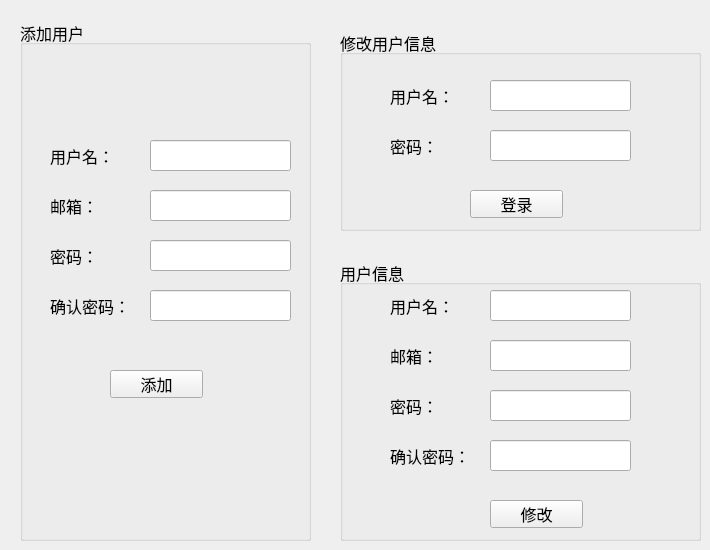
    <widget class="QWidget" name="tab_3">
     <attribute name="title">
      <string>页</string>
     </attribute>
     <widget class="QGroupBox" name="groupBox_2">
      <property name="geometry">
       <rect>
        <x>20</x>
        <y>20</y>
        <width>291</width>
        <height>521</height>
       </rect>
      </property>
      <property name="font">
       <font>
        <pointsize>12</pointsize>
       </font>
      </property>
      <property name="title">
       <string>添加用户</string>
      </property>
      <widget class="QLabel" name="label_3">
       <property name="geometry">
        <rect>
         <x>30</x>
         <y>120</y>
         <width>71</width>
         <height>31</height>
        </rect>
       </property>
       <property name="text">
        <string>用户名：</string>
       </property>
      </widget>
      <widget class="QLabel" name="label_4">
       <property name="geometry">
        <rect>
         <x>30</x>
         <y>170</y>
         <width>71</width>
         <height>31</height>
        </rect>
       </property>
       <property name="text">
        <string>邮箱：</string>
       </property>
      </widget>
      <widget class="QLabel" name="label_18">
       <property name="geometry">
        <rect>
         <x>30</x>
         <y>220</y>
         <width>71</width>
         <height>31</height>
        </rect>
       </property>
       <property name="text">
        <string>密码：</string>
       </property>
      </widget>
      <widget class="QLabel" name="label_25">
       <property name="geometry">
        <rect>
         <x>30</x>
         <y>270</y>
         <width>101</width>
         <height>31</height>
        </rect>
       </property>
       <property name="text">
        <string>确认密码：</string>
       </property>
      </widget>
      <widget class="QLineEdit" name="lineEdit_username">
       <property name="geometry">
        <rect>
         <x>130</x>
         <y>120</y>
         <width>141</width>
         <height>31</height>
        </rect>
       </property>
      </widget>
      <widget class="QLineEdit" name="lineEdit_email">
       <property name="geometry">
        <rect>
         <x>130</x>
         <y>170</y>
         <width>141</width>
         <height>31</height>
        </rect>
       </property>
      </widget>
      <widget class="QLineEdit" name="lineEdit_password">
       <property name="geometry">
        <rect>
         <x>130</x>
         <y>220</y>
         <width>141</width>
         <height>31</height>
        </rect>
       </property>
       <property name="echoMode">
        <enum>QLineEdit::Password</enum>
       </property>
      </widget>
      <widget class="QLineEdit" name="lineEdit_password_ture">
       <property name="geometry">
        <rect>
         <x>130</x>
         <y>270</y>
         <width>141</width>
         <height>31</height>
        </rect>
       </property>
       <property name="echoMode">
        <enum>QLineEdit::Password</enum>
       </property>
      </widget>
      <widget class="QPushButton" name="pushButton_user_add">
       <property name="geometry">
        <rect>
         <x>90</x>
         <y>350</y>
         <width>93</width>
         <height>28</height>
        </rect>
       </property>
       <property name="text">
        <string>添加</string>
       </property>
      </widget>
     </widget>
     <widget class="QGroupBox" name="groupBox_3">
      <property name="geometry">
       <rect>
        <x>340</x>
        <y>30</y>
        <width>361</width>
        <height>201</height>
       </rect>
      </property>
      <property name="font">
       <font>
        <pointsize>12</pointsize>
       </font>
      </property>
      <property name="title">
       <string>修改用户信息</string>
      </property>
      <widget class="QLineEdit" name="lineEdit_password_login">
       <property name="geometry">
        <rect>
         <x>150</x>
         <y>100</y>
         <width>141</width>
         <height>31</height>
        </rect>
       </property>
       <property name="echoMode">
        <enum>QLineEdit::Password</enum>
       </property>
      </widget>
      <widget class="QLineEdit" name="lineEdit_username_login">
       <property name="geometry">
        <rect>
         <x>150</x>
         <y>50</y>
         <width>141</width>
         <height>31</height>
        </rect>
       </property>
      </widget>
      <widget class="QLabel" name="label_26">
       <property name="geometry">
        <rect>
         <x>50</x>
         <y>50</y>
         <width>71</width>
         <height>31</height>
        </rect>
       </property>
       <property name="text">
        <string>用户名：</string>
       </property>
      </widget>
      <widget class="QLabel" name="label_27">
       <property name="geometry">
        <rect>
         <x>50</x>
         <y>100</y>
         <width>71</width>
         <height>31</height>
        </rect>
       </property>
       <property name="text">
        <string>密码：</string>
       </property>
      </widget>
      <widget class="QPushButton" name="pushButton_user_login">
       <property name="geometry">
        <rect>
         <x>130</x>
         <y>160</y>
         <width>93</width>
         <height>28</height>
        </rect>
       </property>
       <property name="text">
        <string>登录</string>
       </property>
      </widget>
     </widget>
     <widget class="QGroupBox" name="groupBox_4">
      <property name="geometry">
       <rect>
        <x>340</x>
        <y>260</y>
        <width>361</width>
        <height>281</height>
       </rect>
      </property>
      <property name="font">
       <font>
        <pointsize>12</pointsize>
       </font>
      </property>
      <property name="title">
       <string>用户信息</string>
      </property>
      <widget class="QLineEdit" name="lineEdit_password_change_ture">
       <property name="geometry">
        <rect>
         <x>150</x>
         <y>180</y>
         <width>141</width>
         <height>31</height>
        </rect>
       </property>
       <property name="echoMode">
        <enum>QLineEdit::Password</enum>
       </property>
      </widget>
      <widget class="QLineEdit" name="lineEdit_username_change">
       <property name="geometry">
        <rect>
         <x>150</x>
         <y>30</y>
         <width>141</width>
         <height>31</height>
        </rect>
       </property>
      </widget>
      <widget class="QLineEdit" name="lineEdit_email_change">
       <property name="geometry">
        <rect>
         <x>150</x>
         <y>80</y>
         <width>141</width>
         <height>31</height>
        </rect>
       </property>
      </widget>
      <widget class="QLabel" name="label_30">
       <property name="geometry">
        <rect>
         <x>50</x>
         <y>180</y>
         <width>101</width>
         <height>31</height>
        </rect>
       </property>
       <property name="text">
        <string>确认密码：</string>
       </property>
      </widget>
      <widget class="QLineEdit" name="lineEdit_password_change">
       <property name="geometry">
        <rect>
         <x>150</x>
         <y>130</y>
         <width>141</width>
         <height>31</height>
        </rect>
       </property>
       <property name="echoMode">
        <enum>QLineEdit::Password</enum>
       </property>
      </widget>
      <widget class="QLabel" name="label_31">
       <property name="geometry">
        <rect>
         <x>50</x>
         <y>30</y>
         <width>71</width>
         <height>31</height>
        </rect>
       </property>
       <property name="text">
        <string>用户名：</string>
       </property>
      </widget>
      <widget class="QLabel" name="label_34">
       <property name="geometry">
        <rect>
         <x>50</x>
         <y>130</y>
         <width>71</width>
         <height>31</height>
        </rect>
       </property>
       <property name="text">
        <string>密码：</string>
       </property>
      </widget>
      <widget class="QLabel" name="label_35">
       <property name="geometry">
        <rect>
         <x>50</x>
         <y>80</y>
         <width>71</width>
         <height>31</height>
        </rect>
       </property>
       <property name="text">
        <string>邮箱：</string>
       </property>
      </widget>
      <widget class="QPushButton" name="pushButton_user_change">
       <property name="geometry">
        <rect>
         <x>150</x>
         <y>240</y>
         <width>93</width>
         <height>28</height>
        </rect>
       </property>
       <property name="text">
        <string>修改</string>
       </property>
      </widget>
     </widget>
    </widget>
